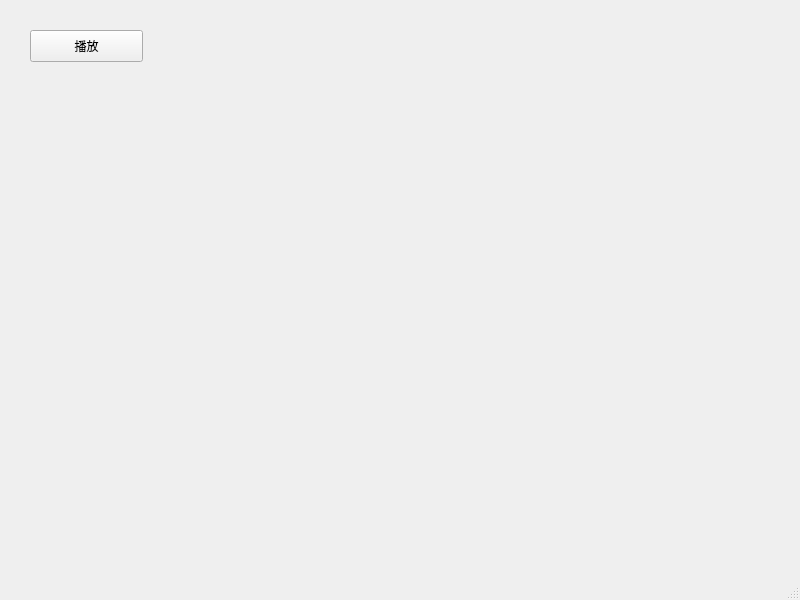
<?xml version="1.0" encoding="UTF-8"?>
<ui version="4.0">
 <class>MainWindow</class>
 <widget class="QMainWindow" name="MainWindow">
  <property name="geometry">
   <rect>
    <x>0</x>
    <y>0</y>
    <width>800</width>
    <height>600</height>
   </rect>
  </property>
  <property name="windowTitle">
   <string>MainWindow</string>
  </property>
  <widget class="QWidget" name="centralwidget">
   <widget class="QPushButton" name="playButton">
    <property name="geometry">
     <rect>
      <x>30</x>
      <y>30</y>
      <width>113</width>
      <height>32</height>
     </rect>
    </property>
    <property name="text">
     <string>播放</string>
    </property>
   </widget>
  </widget>
  <widget class="QMenuBar" name="menubar">
   <property name="geometry">
    <rect>
     <x>0</x>
     <y>0</y>
     <width>800</width>
     <height>24</height>
    </rect>
   </property>
  </widget>
  <widget class="QStatusBar" name="statusbar"/>
 </widget>
 <resources/>
 <connections/>
</ui>
